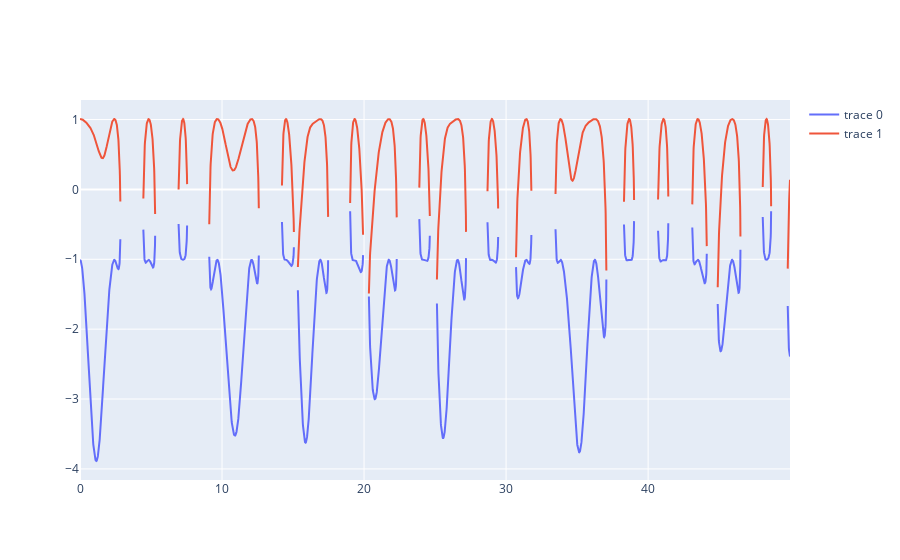

The cell this chart's notebook holds for it:
### Code cell
py.iplot([go.Scatter(x=timeline,y=eigenvalue1(stateA,stateB,timeline)),
          go.Scatter(x=timeline,y=eigenvalue2(stateA,stateB,timeline))])

### Figure 1 — Plotly figure (JSON) as saved in the notebook; plotly's stock layout.template omitted (floating-point values rounded to 4 significant figures; data arrays with more than 128 entries replaced by an {"elided": "..."} marker saying what was removed)
{"data": [{"type": "scatter", "x": {"elided": "5000 float values"}, "y": {"elided": "5000 float values"}}, {"type": "scatter", "x": {"elided": "5000 float values"}, "y": {"elided": "5000 float values"}}], "layout": {}}
